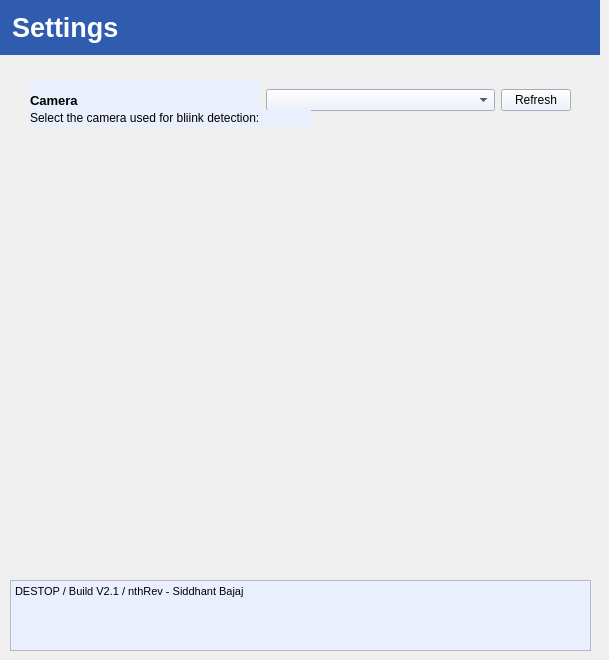
       <widget class="QWidget" name="SettingsPage">
        <widget class="QWidget" name="widget_7" native="true">
         <property name="geometry">
          <rect>
           <x>0</x>
           <y>0</y>
           <width>600</width>
           <height>55</height>
          </rect>
         </property>
         <property name="minimumSize">
          <size>
           <width>600</width>
           <height>55</height>
          </size>
         </property>
         <property name="maximumSize">
          <size>
           <width>600</width>
           <height>55</height>
          </size>
         </property>
         <property name="styleSheet">
          <string notr="true">QWidget{
	
	
	background-color: rgb(47, 92, 175);
}</string>
         </property>
         <layout class="QHBoxLayout" name="horizontalLayout_10">
          <property name="leftMargin">
           <number>12</number>
          </property>
          <item>
           <layout class="QVBoxLayout" name="verticalLayout_16">
            <item>
             <widget class="QLabel" name="SettingsTitle">
              <property name="font">
               <font>
                <pointsize>20</pointsize>
                <weight>75</weight>
                <bold>true</bold>
               </font>
              </property>
              <property name="styleSheet">
               <string notr="true">QLabel{
	color: rgb(255, 255, 255);
}</string>
              </property>
              <property name="text">
               <string>Settings</string>
              </property>
             </widget>
            </item>
           </layout>
          </item>
          <item>
           <layout class="QVBoxLayout" name="verticalLayout_17">
            <item>
             <spacer name="horizontalSpacer_10">
              <property name="orientation">
               <enum>Qt::Horizontal</enum>
              </property>
              <property name="sizeHint" stdset="0">
               <size>
                <width>120</width>
                <height>20</height>
               </size>
              </property>
             </spacer>
            </item>
           </layout>
          </item>
         </layout>
        </widget>
        <widget class="QTextBrowser" name="textBrowser_3">
         <property name="geometry">
          <rect>
           <x>10</x>
           <y>580</y>
           <width>581</width>
           <height>71</height>
          </rect>
         </property>
         <property name="styleSheet">
          <string notr="true">QTextBrowser {
	
	background-color: rgb(233, 239, 253);
	
	color: rgb(0, 0, 0);

}


</string>
         </property>
         <property name="html">
          <string>&lt;!DOCTYPE HTML PUBLIC &quot;-//W3C//DTD HTML 4.0//EN&quot; &quot;http://www.w3.org/TR/REC-html40/strict.dtd&quot;&gt;
&lt;html&gt;&lt;head&gt;&lt;meta name=&quot;qrichtext&quot; content=&quot;1&quot; /&gt;&lt;style type=&quot;text/css&quot;&gt;
p, li { white-space: pre-wrap; }
&lt;/style&gt;&lt;/head&gt;&lt;body style=&quot; font-family:'MS Shell Dlg 2'; font-size:8pt; font-weight:400; font-style:normal;&quot;&gt;
&lt;p style=&quot; margin-top:0px; margin-bottom:0px; margin-left:0px; margin-right:0px; -qt-block-indent:0; text-indent:0px;&quot;&gt;DESTOP / Build V2.1 / nthRev - Siddhant Bajaj&lt;/p&gt;&lt;/body&gt;&lt;/html&gt;</string>
         </property>
        </widget>
        <widget class="QWidget" name="horizontalLayoutWidget">
         <property name="geometry">
          <rect>
           <x>30</x>
           <y>80</y>
           <width>541</width>
           <height>41</height>
          </rect>
         </property>
         <layout class="QHBoxLayout" name="horizontalLayout_3">
          <item>
           <widget class="QLabel" name="label">
            <property name="font">
             <font>
              <pointsize>10</pointsize>
              <weight>75</weight>
              <bold>true</bold>
             </font>
            </property>
            <property name="styleSheet">
             <string notr="true">QLabel{
	
	background-color: rgb(233, 239, 253);
	
	color: rgb(0, 0, 0);

}


</string>
            </property>
            <property name="text">
             <string>Camera</string>
            </property>
           </widget>
          </item>
          <item>
           <widget class="QComboBox" name="CameraComboBox">
            <property name="styleSheet">
             <string notr="true">QComboBox {
	
	background-color: rgb(233, 239, 253);
	
	color: rgb(0, 0, 0);

}


</string>
            </property>
           </widget>
          </item>
          <item>
           <widget class="QPushButton" name="RefreshCameraButton">
            <property name="minimumSize">
             <size>
              <width>70</width>
              <height>0</height>
             </size>
            </property>
            <property name="maximumSize">
             <size>
              <width>70</width>
              <height>16777215</height>
             </size>
            </property>
            <property name="styleSheet">
             <string notr="true">QPushButton {
	
	background-color: rgb(233, 239, 253);
	
	color: rgb(0, 0, 0);

}


</string>
            </property>
            <property name="text">
             <string>Refresh</string>
            </property>
           </widget>
          </item>
         </layout>
        </widget>
        <widget class="QLabel" name="label_2">
         <property name="geometry">
          <rect>
           <x>30</x>
           <y>110</y>
           <width>281</width>
           <height>16</height>
          </rect>
         </property>
         <property name="styleSheet">
          <string notr="true">QLabel{
	
	background-color: rgb(233, 239, 253);
	
	color: rgb(0, 0, 0);

}


</string>
         </property>
         <property name="text">
          <string>Select the camera used for bliink detection:</string>
         </property>
        </widget>
       </widget>
